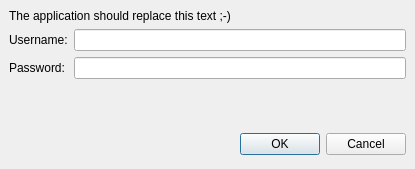
<ui version="4.0" >
 <class>Dialog</class>
 <widget class="QDialog" name="Dialog" >
  <property name="geometry" >
   <rect>
    <x>0</x>
    <y>0</y>
    <width>415</width>
    <height>169</height>
   </rect>
  </property>
  <property name="windowTitle" >
   <string>Dialog</string>
  </property>
  <layout class="QVBoxLayout" >
   <property name="margin" >
    <number>9</number>
   </property>
   <property name="spacing" >
    <number>6</number>
   </property>
   <item>
    <widget class="QLabel" name="message" >
     <property name="sizePolicy" >
      <sizepolicy>
       <hsizetype>5</hsizetype>
       <vsizetype>5</vsizetype>
       <horstretch>0</horstretch>
       <verstretch>0</verstretch>
      </sizepolicy>
     </property>
     <property name="text" >
      <string>The application should replace this text ;-)</string>
     </property>
    </widget>
   </item>
   <item>
    <layout class="QGridLayout" >
     <property name="margin" >
      <number>0</number>
     </property>
     <property name="spacing" >
      <number>6</number>
     </property>
     <item row="0" column="0" >
      <widget class="QLabel" name="label" >
       <property name="text" >
        <string>Username:</string>
       </property>
      </widget>
     </item>
     <item row="1" column="1" >
      <widget class="QLineEdit" name="password" >
       <property name="echoMode" >
        <enum>QLineEdit::Password</enum>
       </property>
      </widget>
     </item>
     <item row="0" column="1" >
      <widget class="QLineEdit" name="user" />
     </item>
     <item row="1" column="0" >
      <widget class="QLabel" name="label_2" >
       <property name="text" >
        <string>Password:</string>
       </property>
      </widget>
     </item>
    </layout>
   </item>
   <item>
    <spacer>
     <property name="orientation" >
      <enum>Qt::Vertical</enum>
     </property>
     <property name="sizeHint" >
      <size>
       <width>20</width>
       <height>40</height>
      </size>
     </property>
    </spacer>
   </item>
   <item>
    <layout class="QHBoxLayout" >
     <property name="margin" >
      <number>0</number>
     </property>
     <property name="spacing" >
      <number>6</number>
     </property>
     <item>
      <spacer>
       <property name="orientation" >
        <enum>Qt::Horizontal</enum>
       </property>
       <property name="sizeHint" >
        <size>
         <width>131</width>
         <height>31</height>
        </size>
       </property>
      </spacer>
     </item>
     <item>
      <widget class="QPushButton" name="okButton" >
       <property name="text" >
        <string>OK</string>
       </property>
      </widget>
     </item>
     <item>
      <widget class="QPushButton" name="cancelButton" >
       <property name="text" >
        <string>Cancel</string>
       </property>
      </widget>
     </item>
    </layout>
   </item>
  </layout>
 </widget>
 <tabstops>
  <tabstop>user</tabstop>
  <tabstop>password</tabstop>
  <tabstop>okButton</tabstop>
  <tabstop>cancelButton</tabstop>
 </tabstops>
 <resources/>
 <connections>
  <connection>
   <sender>okButton</sender>
   <signal>clicked()</signal>
   <receiver>Dialog</receiver>
   <slot>accept()</slot>
   <hints>
    <hint type="sourcelabel" >
     <x>278</x>
     <y>253</y>
    </hint>
    <hint type="destinationlabel" >
     <x>96</x>
     <y>254</y>
    </hint>
   </hints>
  </connection>
  <connection>
   <sender>cancelButton</sender>
   <signal>clicked()</signal>
   <receiver>Dialog</receiver>
   <slot>reject()</slot>
   <hints>
    <hint type="sourcelabel" >
     <x>369</x>
     <y>253</y>
    </hint>
    <hint type="destinationlabel" >
     <x>179</x>
     <y>282</y>
    </hint>
   </hints>
  </connection>
 </connections>
</ui>
